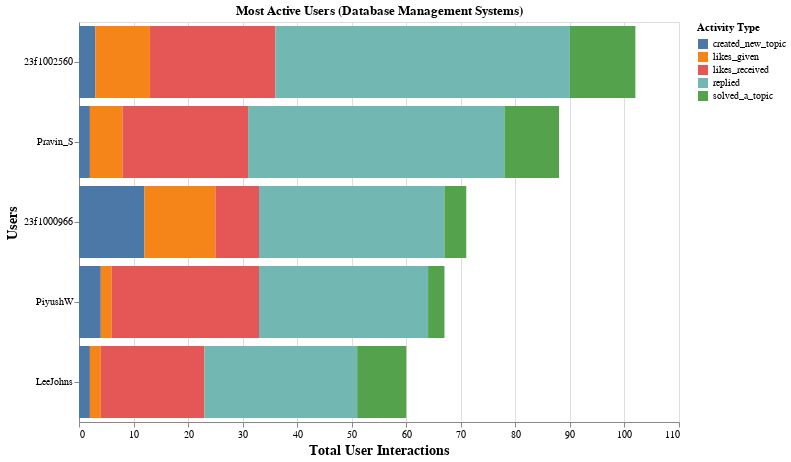
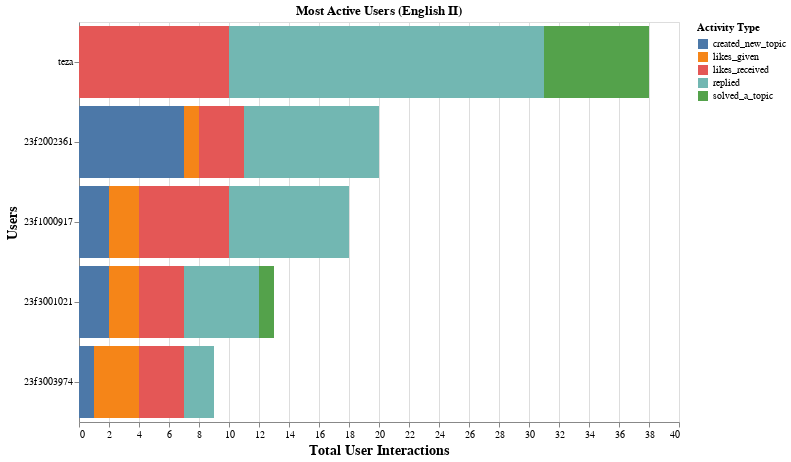
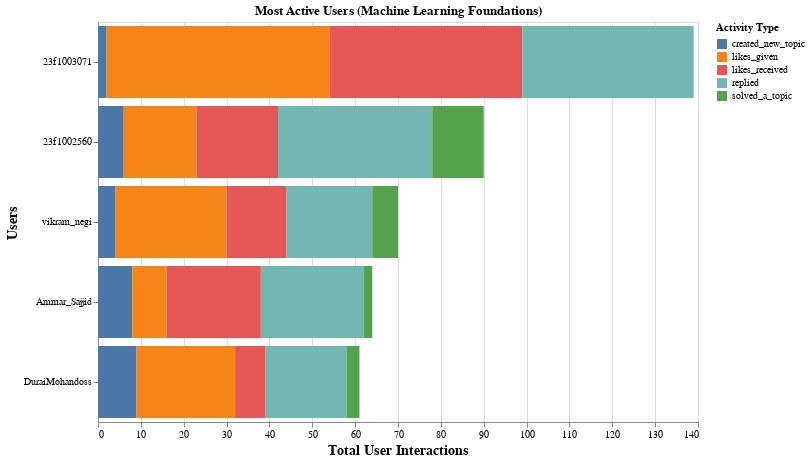
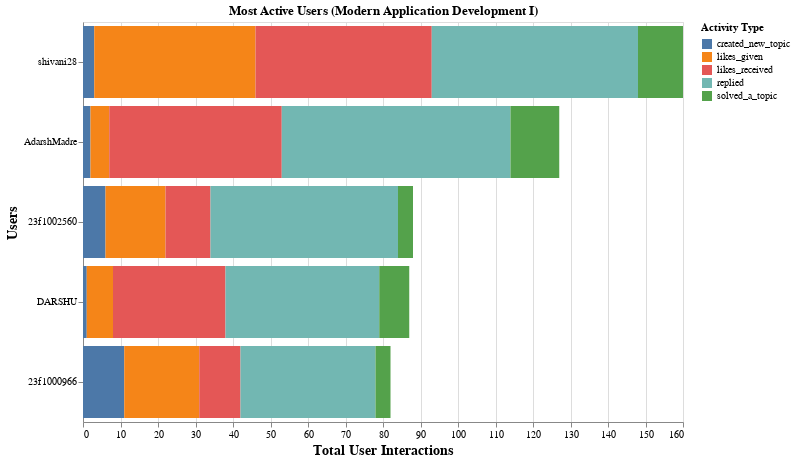

The cell these charts' notebook holds for them, in order:
### Code cell
# File processing logic remains the same
file_path = "../subject_wise_engagement/course_excel_data_t1_2024"
path_to_static_folder = "../static"

for file in list(os.listdir(file_path)):
    if "all_users" in file:
        continue  # Skip files that contain "all_users"

    full_path = os.path.join(file_path, file)

    # Read "log_normalized_scores" sheet and get top 5 users
    log_normalized_df = pd.read_excel(full_path, sheet_name="log_normalized_scores")
    top_5 = log_normalized_df.head().acting_username.to_list()

    # Filter "raw_metrics" for these top 5 users
    raw_metrics = pd.read_excel(full_path, sheet_name="raw_metrics")
    raw_metrics = raw_metrics[raw_metrics.acting_username.isin(top_5)]

    create_stacked_bar_chart(raw_metrics, file.removesuffix(".xlsx"), path_to_static_folder)

### Figure 1 — Vega-Lite specification as saved in the notebook (floating-point values rounded to 4 significant figures)
{"config": {"view": {"continuousWidth": 300, "continuousHeight": 300}, "legend": {"orient": "right"}}, "data": {"name": "data-f1020b3a0afe57b74e528d28353b955b"}, "mark": {"type": "bar"}, "encoding": {"color": {"field": "Activity Type", "title": "Activity Type", "type": "nominal"}, "tooltip": [{"field": "acting_username", "type": "nominal"}, {"field": "Activity Type", "type": "nominal"}, {"field": "Count", "type": "quantitative"}], "x": {"axis": {"titleFontSize": 14}, "field": "Count", "title": "Total User Interactions", "type": "quantitative"}, "y": {"axis": {"titleFontSize": 14}, "field": "acting_username", "sort": "-x", "title": "Users", "type": "nominal"}}, "height": 400, "title": "Most Active Users (Database Management Systems)", "width": 600, "$schema": "https://vega.github.io/schema/vega-lite/v5.20.1.json", "datasets": {"data-f1020b3a0afe57b74e528d28353b955b": [{"acting_username": "23f1000966", "Activity Type": "created_new_topic", "Count": 12}, {"acting_username": "23f1002560", "Activity Type": "created_new_topic", "Count": 3}, {"acting_username": "LeeJohns", "Activity Type": "created_new_topic", "Count": 2}, {"acting_username": "PiyushW", "Activity Type": "created_new_topic", "Count": 4}, {"acting_username": "Pravin_S", "Activity Type": "created_new_topic", "Count": 2}, {"acting_username": "23f1000966", "Activity Type": "likes_given", "Count": 13}, {"acting_username": "23f1002560", "Activity Type": "likes_given", "Count": 10}, {"acting_username": "LeeJohns", "Activity Type": "likes_given", "Count": 2}, {"acting_username": "PiyushW", "Activity Type": "likes_given", "Count": 2}, {"acting_username": "Pravin_S", "Activity Type": "likes_given", "Count": 6}, {"acting_username": "23f1000966", "Activity Type": "likes_received", "Count": 8}, {"acting_username": "23f1002560", "Activity Type": "likes_received", "Count": 23}, {"acting_username": "LeeJohns", "Activity Type": "likes_received", "Count": 19}, {"acting_username": "PiyushW", "Activity Type": "likes_received", "Count": 27}, {"acting_username": "Pravin_S", "Activity Type": "likes_received", "Count": 23}, {"acting_username": "23f1000966", "Activity Type": "replied", "Count": 34}, {"acting_username": "23f1002560", "Activity Type": "replied", "Count": 54}, {"acting_username": "LeeJohns", "Activity Type": "replied", "Count": 28}, {"acting_username": "PiyushW", "Activity Type": "replied", "Count": 31}, {"acting_username": "Pravin_S", "Activity Type": "replied", "Count": 47}, {"acting_username": "23f1000966", "Activity Type": "solved_a_topic", "Count": 4}, {"acting_username": "23f1002560", "Activity Type": "solved_a_topic", "Count": 12}, {"acting_username": "LeeJohns", "Activity Type": "solved_a_topic", "Count": 9}, {"acting_username": "PiyushW", "Activity Type": "solved_a_topic", "Count": 3}, {"acting_username": "Pravin_S", "Activity Type": "solved_a_topic", "Count": 10}]}}

### Figure 2 — Vega-Lite specification as saved in the notebook (floating-point values rounded to 4 significant figures)
{"config": {"view": {"continuousWidth": 300, "continuousHeight": 300}, "legend": {"orient": "right"}}, "data": {"name": "data-c47ea0ea9aa62113a2960f22d5ad31c7"}, "mark": {"type": "bar"}, "encoding": {"color": {"field": "Activity Type", "title": "Activity Type", "type": "nominal"}, "tooltip": [{"field": "acting_username", "type": "nominal"}, {"field": "Activity Type", "type": "nominal"}, {"field": "Count", "type": "quantitative"}], "x": {"axis": {"titleFontSize": 14}, "field": "Count", "title": "Total User Interactions", "type": "quantitative"}, "y": {"axis": {"titleFontSize": 14}, "field": "acting_username", "sort": "-x", "title": "Users", "type": "nominal"}}, "height": 400, "title": "Most Active Users (English II)", "width": 600, "$schema": "https://vega.github.io/schema/vega-lite/v5.20.1.json", "datasets": {"data-c47ea0ea9aa62113a2960f22d5ad31c7": [{"acting_username": "23f1000917", "Activity Type": "created_new_topic", "Count": 2}, {"acting_username": "23f2002361", "Activity Type": "created_new_topic", "Count": 7}, {"acting_username": "23f3001021", "Activity Type": "created_new_topic", "Count": 2}, {"acting_username": "23f3003974", "Activity Type": "created_new_topic", "Count": 1}, {"acting_username": "teza", "Activity Type": "created_new_topic", "Count": 0}, {"acting_username": "23f1000917", "Activity Type": "likes_given", "Count": 2}, {"acting_username": "23f2002361", "Activity Type": "likes_given", "Count": 1}, {"acting_username": "23f3001021", "Activity Type": "likes_given", "Count": 2}, {"acting_username": "23f3003974", "Activity Type": "likes_given", "Count": 3}, {"acting_username": "teza", "Activity Type": "likes_given", "Count": 0}, {"acting_username": "23f1000917", "Activity Type": "likes_received", "Count": 6}, {"acting_username": "23f2002361", "Activity Type": "likes_received", "Count": 3}, {"acting_username": "23f3001021", "Activity Type": "likes_received", "Count": 3}, {"acting_username": "23f3003974", "Activity Type": "likes_received", "Count": 3}, {"acting_username": "teza", "Activity Type": "likes_received", "Count": 10}, {"acting_username": "23f1000917", "Activity Type": "replied", "Count": 8}, {"acting_username": "23f2002361", "Activity Type": "replied", "Count": 9}, {"acting_username": "23f3001021", "Activity Type": "replied", "Count": 5}, {"acting_username": "23f3003974", "Activity Type": "replied", "Count": 2}, {"acting_username": "teza", "Activity Type": "replied", "Count": 21}, {"acting_username": "23f1000917", "Activity Type": "solved_a_topic", "Count": 0}, {"acting_username": "23f2002361", "Activity Type": "solved_a_topic", "Count": 0}, {"acting_username": "23f3001021", "Activity Type": "solved_a_topic", "Count": 1}, {"acting_username": "23f3003974", "Activity Type": "solved_a_topic", "Count": 0}, {"acting_username": "teza", "Activity Type": "solved_a_topic", "Count": 7}]}}

### Figure 3 — Vega-Lite specification as saved in the notebook (floating-point values rounded to 4 significant figures)
{"config": {"view": {"continuousWidth": 300, "continuousHeight": 300}, "legend": {"orient": "right"}}, "data": {"name": "data-bbad70f9937097745789f8c39e9e10c5"}, "mark": {"type": "bar"}, "encoding": {"color": {"field": "Activity Type", "title": "Activity Type", "type": "nominal"}, "tooltip": [{"field": "acting_username", "type": "nominal"}, {"field": "Activity Type", "type": "nominal"}, {"field": "Count", "type": "quantitative"}], "x": {"axis": {"titleFontSize": 14}, "field": "Count", "title": "Total User Interactions", "type": "quantitative"}, "y": {"axis": {"titleFontSize": 14}, "field": "acting_username", "sort": "-x", "title": "Users", "type": "nominal"}}, "height": 400, "title": "Most Active Users (Machine Learning Foundations)", "width": 600, "$schema": "https://vega.github.io/schema/vega-lite/v5.20.1.json", "datasets": {"data-bbad70f9937097745789f8c39e9e10c5": [{"acting_username": "23f1002560", "Activity Type": "created_new_topic", "Count": 6}, {"acting_username": "23f1003071", "Activity Type": "created_new_topic", "Count": 2}, {"acting_username": "Ammar_Sajjid", "Activity Type": "created_new_topic", "Count": 8}, {"acting_username": "DuraiMohandoss", "Activity Type": "created_new_topic", "Count": 9}, {"acting_username": "vikram_negi", "Activity Type": "created_new_topic", "Count": 4}, {"acting_username": "23f1002560", "Activity Type": "likes_given", "Count": 17}, {"acting_username": "23f1003071", "Activity Type": "likes_given", "Count": 52}, {"acting_username": "Ammar_Sajjid", "Activity Type": "likes_given", "Count": 8}, {"acting_username": "DuraiMohandoss", "Activity Type": "likes_given", "Count": 23}, {"acting_username": "vikram_negi", "Activity Type": "likes_given", "Count": 26}, {"acting_username": "23f1002560", "Activity Type": "likes_received", "Count": 19}, {"acting_username": "23f1003071", "Activity Type": "likes_received", "Count": 45}, {"acting_username": "Ammar_Sajjid", "Activity Type": "likes_received", "Count": 22}, {"acting_username": "DuraiMohandoss", "Activity Type": "likes_received", "Count": 7}, {"acting_username": "vikram_negi", "Activity Type": "likes_received", "Count": 14}, {"acting_username": "23f1002560", "Activity Type": "replied", "Count": 36}, {"acting_username": "23f1003071", "Activity Type": "replied", "Count": 40}, {"acting_username": "Ammar_Sajjid", "Activity Type": "replied", "Count": 24}, {"acting_username": "DuraiMohandoss", "Activity Type": "replied", "Count": 19}, {"acting_username": "vikram_negi", "Activity Type": "replied", "Count": 20}, {"acting_username": "23f1002560", "Activity Type": "solved_a_topic", "Count": 12}, {"acting_username": "23f1003071", "Activity Type": "solved_a_topic", "Count": 0}, {"acting_username": "Ammar_Sajjid", "Activity Type": "solved_a_topic", "Count": 2}, {"acting_username": "DuraiMohandoss", "Activity Type": "solved_a_topic", "Count": 3}, {"acting_username": "vikram_negi", "Activity Type": "solved_a_topic", "Count": 6}]}}

### Figure 4 — Vega-Lite specification as saved in the notebook (floating-point values rounded to 4 significant figures)
{"config": {"view": {"continuousWidth": 300, "continuousHeight": 300}, "legend": {"orient": "right"}}, "data": {"name": "data-4d8f9303e93c91c755e2898df3b01618"}, "mark": {"type": "bar"}, "encoding": {"color": {"field": "Activity Type", "title": "Activity Type", "type": "nominal"}, "tooltip": [{"field": "acting_username", "type": "nominal"}, {"field": "Activity Type", "type": "nominal"}, {"field": "Count", "type": "quantitative"}], "x": {"axis": {"titleFontSize": 14}, "field": "Count", "title": "Total User Interactions", "type": "quantitative"}, "y": {"axis": {"titleFontSize": 14}, "field": "acting_username", "sort": "-x", "title": "Users", "type": "nominal"}}, "height": 400, "title": "Most Active Users (Modern Application Development I)", "width": 600, "$schema": "https://vega.github.io/schema/vega-lite/v5.20.1.json", "datasets": {"data-4d8f9303e93c91c755e2898df3b01618": [{"acting_username": "23f1000966", "Activity Type": "created_new_topic", "Count": 11}, {"acting_username": "23f1002560", "Activity Type": "created_new_topic", "Count": 6}, {"acting_username": "AdarshMadre", "Activity Type": "created_new_topic", "Count": 2}, {"acting_username": "DARSHU", "Activity Type": "created_new_topic", "Count": 1}, {"acting_username": "shivani28", "Activity Type": "created_new_topic", "Count": 3}, {"acting_username": "23f1000966", "Activity Type": "likes_given", "Count": 20}, {"acting_username": "23f1002560", "Activity Type": "likes_given", "Count": 16}, {"acting_username": "AdarshMadre", "Activity Type": "likes_given", "Count": 5}, {"acting_username": "DARSHU", "Activity Type": "likes_given", "Count": 7}, {"acting_username": "shivani28", "Activity Type": "likes_given", "Count": 43}, {"acting_username": "23f1000966", "Activity Type": "likes_received", "Count": 11}, {"acting_username": "23f1002560", "Activity Type": "likes_received", "Count": 12}, {"acting_username": "AdarshMadre", "Activity Type": "likes_received", "Count": 46}, {"acting_username": "DARSHU", "Activity Type": "likes_received", "Count": 30}, {"acting_username": "shivani28", "Activity Type": "likes_received", "Count": 47}, {"acting_username": "23f1000966", "Activity Type": "replied", "Count": 36}, {"acting_username": "23f1002560", "Activity Type": "replied", "Count": 50}, {"acting_username": "AdarshMadre", "Activity Type": "replied", "Count": 61}, {"acting_username": "DARSHU", "Activity Type": "replied", "Count": 41}, {"acting_username": "shivani28", "Activity Type": "replied", "Count": 55}, {"acting_username": "23f1000966", "Activity Type": "solved_a_topic", "Count": 4}, {"acting_username": "23f1002560", "Activity Type": "solved_a_topic", "Count": 4}, {"acting_username": "AdarshMadre", "Activity Type": "solved_a_topic", "Count": 13}, {"acting_username": "DARSHU", "Activity Type": "solved_a_topic", "Count": 8}, {"acting_username": "shivani28", "Activity Type": "solved_a_topic", "Count": 12}]}}
